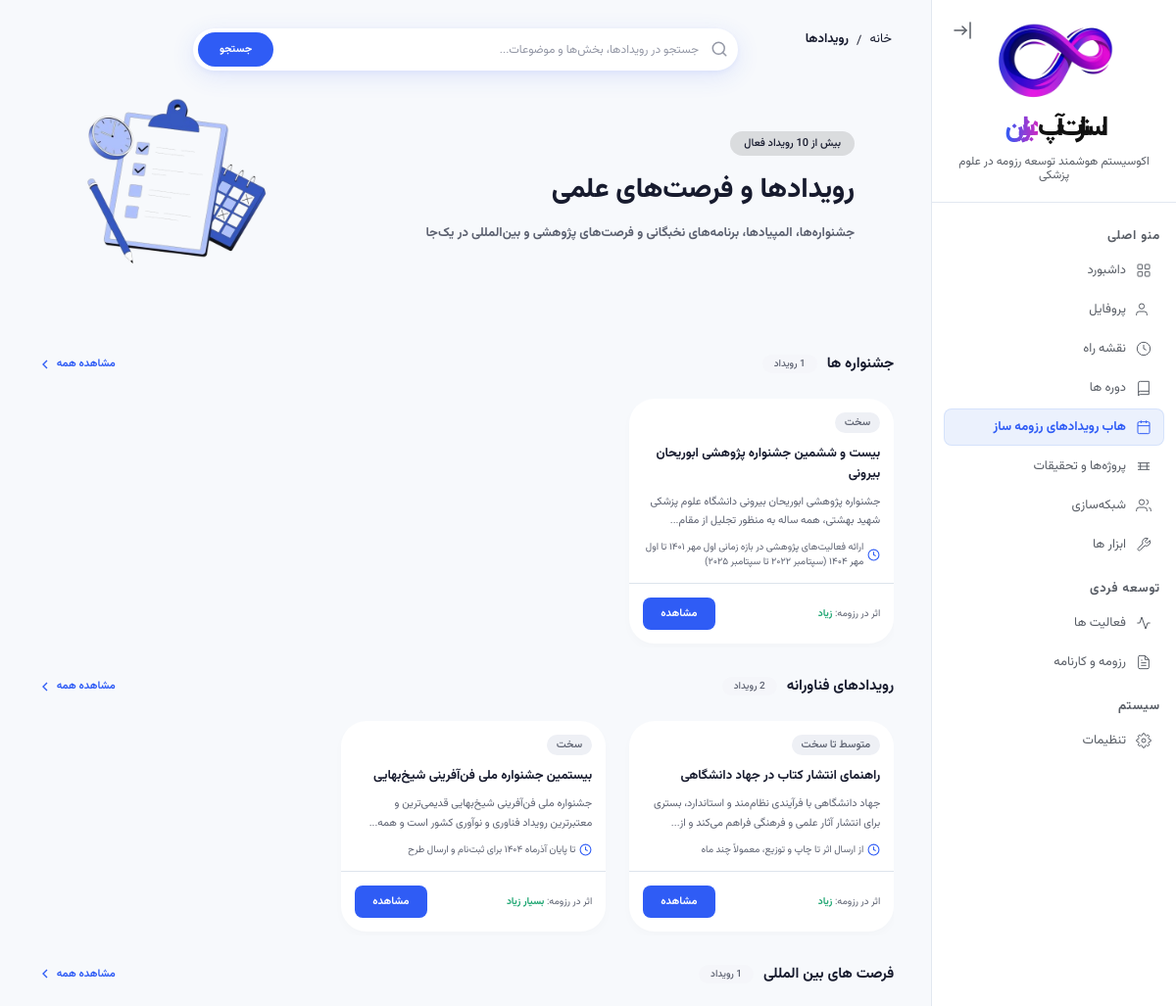
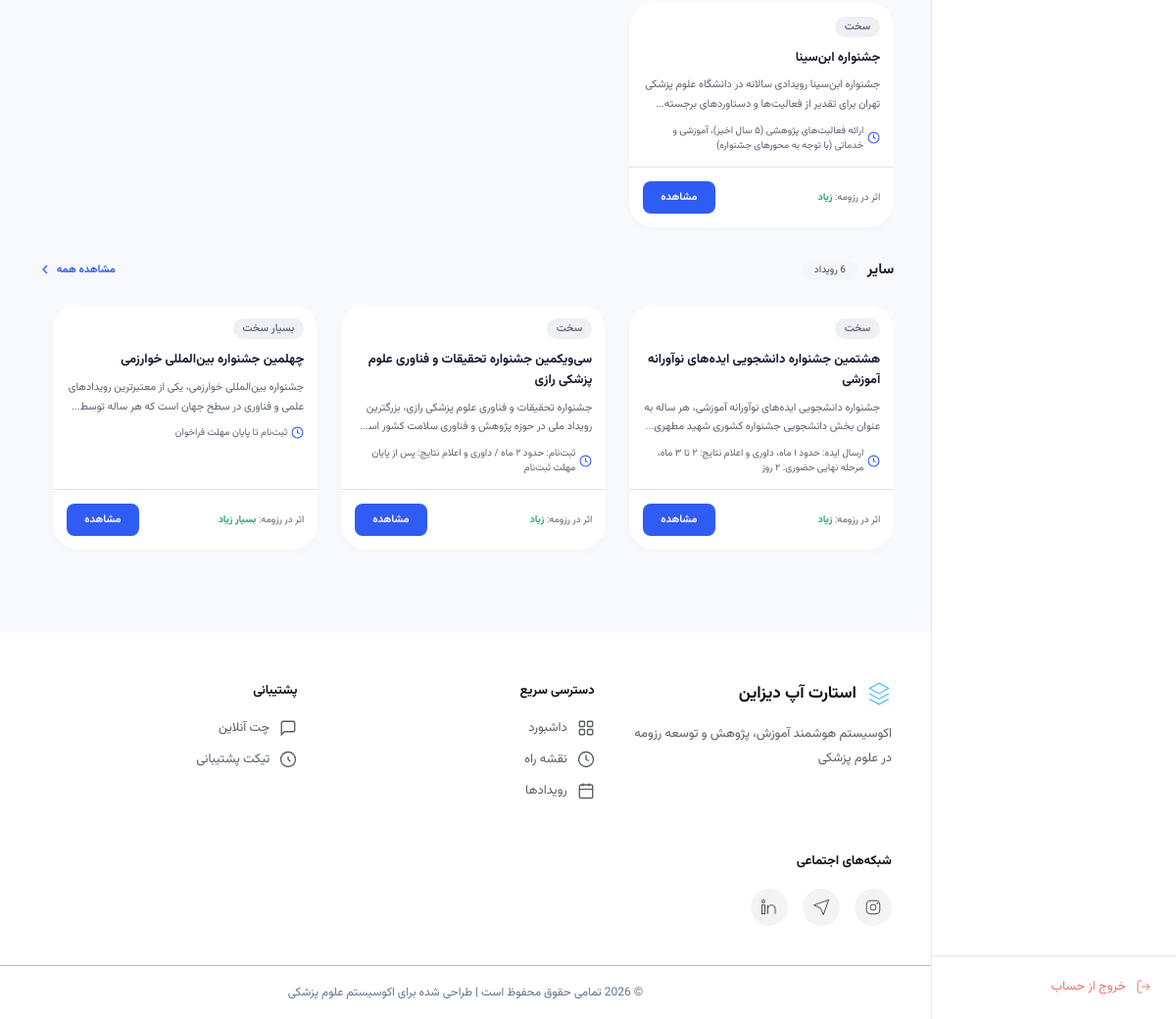
/events/ (signed in), run on the app's committed database (2 pictures, top to bottom).
### event_hub/models.py (models this page shows, shortened)
class Event(models.Model):
    CATEGORY = [
        ('سایر', 'سایر'),
        ('جشنواره ها', 'جشنواره ها'),
        ('المپیادهای علمی', 'المپیادهای علمی'),
        ('برنامه های نخبگانی', 'برنامه های نخبگانی'),
        ('رویدادهای پژوهشی', 'رویدادهای پژوهشی'),
        ('رویدادهای فناورانه', 'رویدادهای فناورانه'),
        ('فرصت های بین المللی', 'فرصت های بین المللی'),
    ]
    category = models.CharField('دسته بندی', max_length=20, choices=CATEGORY, blank=True, default='سایر')
    title = models.CharField('عنوان رویداد', max_length=300)
    slug = models.SlugField('اسلاگ', unique=True)
    section = models.CharField('بخش', max_length=100, blank=True)
    short_description = models.TextField('توضیح کوتاه', blank=True)
    compiler = models.CharField('تهیه‌کننده', max_length=200, blank=True)
    audience = models.JSONField('مخاطبان', default=list, blank=True)
    goal = models.TextField('هدف', blank=True)
    resume_impact = models.CharField('اثر در رزومه', max_length=50, blank=True)
    activity_type = models.CharField('نوع فعالیت', max_length=200, blank=True)
    activity_level = models.CharField('سطح فعالیت', max_length=200, blank=True)
    difficulty = models.CharField('سطح دشواری', max_length=50, blank=True)
    main_advantage = models.TextField('مزیت اصلی', blank=True)
    suitable_for = models.TextField('مناسب برای', blank=True)
    required_time = models.CharField('زمان موردنیاز', max_length=200, blank=True)
    intro = models.TextField('معرفی کامل', blank=True)
    research_audiences = models.JSONField('مخاطبان پژوهشی', default=list, blank=True)
    skills_learned = models.JSONField('مهارت‌های آموخته‌شده', default=list, blank=True)
    completion_steps = models.JSONField('مراحل تکمیل', default=list, blank=True)
    terms_and_conditions = models.JSONField('شرایط و ضوابط', default=list, blank=True)
    benefits = models.JSONField('مزایا', default=dict, blank=True)
    common_mistakes = models.JSONField('اشتباهات رایج', default=list, blank=True)
    practical_recommendations = models.JSONField('توصیه‌های کاربردی', default=list, blank=True)
    similar_opportunities = models.JSONField('فرصت‌های مشابه', default=list, blank=True)
    inline_cta_buttons = models.JSONField('دکمه‌های میان‌خطی', default=list, blank=True)
    page_cta_buttons = models.JSONField('دکمه‌های صفحه', default=list, blank=True)
    created_at = models.DateTimeField(auto_now_add=True)
    updated_at = models.DateTimeField(auto_now=True)
    class Meta:
        verbose_name = 'رویداد'
        verbose_name_plural = 'رویدادها'
        ordering = ['title']

### event_hub/views.py (the view, shortened to what this page needs)
# urls.py: path('', views.event_list, name='event_list'),
def event_list(request):
    query = request.GET.get('q', '').strip()
    selected_category = request.GET.get('category', '').strip()
    selected_sort = request.GET.get('sort', 'newest').strip() or 'newest'
    if not query and not selected_category:
        category_rows = []
        for key, label in ordered_categories():
            cat_qs = Event.objects.filter(category=key).order_by('-created_at')
            total = cat_qs.count()
            if total == 0:
                continue
            category_rows.append({
                'key': key,
                'label': label,
                'count': total,
                'events': cat_qs[:ROW_PREVIEW_COUNT],
                'has_more': total > ROW_PREVIEW_COUNT,
            })
        context = {
            'mode': 'rows',
            'category_rows': category_rows,
            'total_count': Event.objects.count(),
            'query': query,
            'selected_sort': selected_sort,
        }
        return render(request, 'event_hub/event_list.html', context)

### event_hub/views.py (called while the page is built)
def ordered_categories():
    others = [c for c in Event.CATEGORY if c[0] != OTHER_CATEGORY_KEY]
    saayer = [c for c in Event.CATEGORY if c[0] == OTHER_CATEGORY_KEY]
    return others + saayer

### templates/event_hub/event_list.html (shortened to what this page needs)
{% extends 'base.html' %}
{% load static %}
{% block extra_css %}
<link rel="stylesheet" href="{% static 'css/event.css' %}">
{% endblock %}
{% block content %}
<section class="eh-hero">
    <nav class="eh-breadcrumb">
        <a href="/">خانه</a>
        <span>/</span>
        <span class="current">رویدادها</span>
    </nav>
    <div class="eh-hero-content">
        <form method="get" action="{% url 'event_hub:event_list' %}" class="eh-search-wrap">
            <svg class="eh-search-icon" width="18" height="18" viewBox="0 0 24 24" fill="none" stroke="currentColor"
                stroke-width="2" stroke-linecap="round" stroke-linejoin="round">
                <circle cx="11" cy="11" r="8" />
                <line x1="21" y1="21" x2="16.65" y2="16.65" />
            </svg>
            <input type="text" name="q" placeholder="جستجو در رویدادها، بخش‌ها و موضوعات..." value="{{ query }}"
                autocomplete="off" />
            <button type="submit">جستجو</button>
        </form>
        <div class="eh-hero-content-heder">
            <div class="eh-hero-content-eyebrow">
                <span class="eh-hero-eyebrow">بیش از {{ total_count }} رویداد فعال</span>
                <h1>رویدادها و فرصت‌های علمی</h1>
                <p>جشنواره‌ها، المپیادها، برنامه‌های نخبگانی و فرصت‌های پژوهشی و بین‌المللی در یک‌جا</p>
            </div>
            <div class="img-wrapper">
                <img src="/static/images/telegram-cloud-photo.png" alt="logo" class="logo-aside">
            </div>
        </div>
    </div>
</section>
<div class="eh-page">
    {% if mode == 'rows' %}
    <div class="eh-rows">
        {% for row in category_rows %}
        <section class="eh-cat-row">
            <div class="eh-cat-row-head">
                <div class="eh-cat-row-title">
                    {{ row.label }}
                    <span class="eh-cat-row-count">{{ row.count }} رویداد</span>
                </div>
                <a href="?category={{ row.key }}" class="eh-see-all">
                    مشاهده همه
                    <svg width="16" height="16" viewBox="0 0 24 24" fill="none" stroke="currentColor" stroke-width="2">
                        <polyline points="15 18 9 12 15 6" />
                    </svg>
                </a>
            </div>
            <div class="eh-row-scroll-wrap">
                <div class="eh-row-scroll">
                    {% for e in row.events %}
                    <div class="eh-row-card">
                        <article class="eh-card">
                            <a class="eh-card-a" href="{% url 'event_hub:event_detail' e.slug %}">
                                <div class="eh-card-top">
                                    {% if e.difficulty %}<span
                                        class="tag tag-md tag-gray">{{ e.difficulty }}</span>{% endif %}
                                </div>
                                <div class="eh-card-body">
                                    <div class="eh-card-title">{{ e.title }}</div>
                                    <div class="eh-card-desc">{{ e.short_description }}</div>
                                    <div class="eh-card-meta">
                                        {% if e.required_time %}
                                        <span class="eh-meta-item">
                                            <svg width="13" height="13" viewBox="0 0 24 24" fill="none"
                                                stroke="currentColor" stroke-width="2">
                                                <circle cx="12" cy="12" r="10" />
                                                <polyline points="12 6 12 12 16 14" />
                                            </svg>
                                            {{ e.required_time }}
                                        </span>
                                        {% endif %}
                                    </div>
                                </div>
                            </a>
                            <div class="eh-card-footer">
                                {% if e.resume_impact %}
                                <span class="eh-resume-impact">اثر در رزومه: <b>{{ e.resume_impact }}</b></span>
                                {% else %}
                                <span class="eh-resume-impact">&nbsp;</span>
                                {% endif %}
                                <a href="{% url 'event_hub:event_detail' e.slug %}" class="eh-btn-view">مشاهده</a>
                            </div>
                        </article>
                    </div>
                    {% endfor %}
                </div>
            </div>
        </section>
        {% empty %}
        <div class="eh-empty">
            <div class="eh-empty-icon">📭</div>
            <h3>هنوز رویدادی ثبت نشده</h3>
            <p>به‌زودی رویدادهای جدید اینجا نمایش داده می‌شوند.</p>
        </div>
        {% endfor %}
    </div>
    {% endif %}
</div>
{% endblock %}

### static/css/common.css (style rules this page uses)
*, *::before, *::after { box-sizing: border-box; margin: 0; padding: 0; }
html { scroll-behavior: smooth; }
:root { --gap: 26px; --gap-xs: calc(var(--gap) * 0.3); --gap-sm: calc(var(--gap) - 2px); --gap-smm: calc(var(--gap) - 6px); --gap-smmm: calc(var(--gap) - 12px); --gap-smmmm: calc(var(--gap) - 16px); --gap-md: calc(var(--gap) * 0.75); --gap-lg: calc(var(--gap) + 2px); --gap-lgg: calc(var(--gap) + 6px); --gap-lggg: calc(var(--gap) + 12px); --gap-xl: calc(var(--gap) * 2); --gap-2xl: calc(var(--gap) * 3); --gap-3xl: calc(var(--gap) * 4); --text: 8px; --text-xs: calc(var(--text) + 0px); --text-sm: calc(var(--text) + 1px); --text-base: calc(var(--text) + 2px); --text-lg: calc(var(--text) + 3px); --text-xl: calc(var(--text) + 4px); --text-2xl: calc(var(--text) + 5px); --text-3xl: calc(var(--text) + 7px); --text-4xl: calc(var(--text) + 9px); --text-5xl: calc(var(--text) + 11px); --text-6xl: calc(var(--text) + 15px); --text-7xl: calc(var(--text) + 20px); --bg-page: #eef0f5; --card: #ffffff; --card-soft: #f5f6fa; --card-soft-2: #fbfcfd; --line: #dbdada80; --bg: #F7F9FC; --white: #FFFFFF; --black: #111111; --paper: #f7f9fb; --ink: #20233F; --ink-900: #171b2e; --ink-700: #383d52; --ink-600: #5c6170; --ink-mid: #3a4a5a; --ink-400: #9498a6; --ink-200: #d7dae3; --ink-100: #eef0f5; --ink-muted: #8a9bac; --muted: #767b98; --text-1: #2D3748; --text-2: #3e4147; --text-muted: #595e66; --primary: #2f5cf5; --primary-ink: #1f3fc9; --primary-soft: #dee6ff; --primary-softer: #eef1ff; --primary-light: #EBF1FD; --primary-dark: var(--primary-ink); --primary-hover: var(--primary-ink); --accent: #7EC8C8; --accent-2: #00b89c; --accent-light: #E8F7F7; --blue: #3E63DD; --blue-soft: #7C93F5; --green: #1ea672; --green-soft: #dbf3ea; --red: #e0553f; --red-soft: #fbe2de; --red-deep: #B91C1C; --danger: #e84040; --amber: #c98a1e; --amber-soft: #faedd6; --purple: #cb2ac2; --purple-deep: #5B21B6; --purple-soft: rgba(172, 99, 234, 0.12); --gold: #b8873a; --gold-soft: #f6ecda; --bg-1: #eef1ff; --bg-2: #f3eefc; --bg-card: var(--card); --card-bg: var(--card); --page-bg: var(--bg-page); --sidebar-bg: #FFFFFF; --border: #E2E8F0; --rule: #dde4ec; --radius: 10px; --radius-sm: 8px; --radius-card: 22px; --radius-lg: 26px; --radius-md: 16px; --sd-radius-lg: 20px; --sd-radius-md: 14px; --sd-radius-sm: 9px; --shadow-box: 0 2px 4px rgba(0, 0, 0, 0.05); --shadow-sm: 0 4px 10px rgba(20, 26, 46, .02); --shadow: 0 2px 8px rgba(91, 141, 239, 0.10); --shadow-md: 0 10px 30px rgba(20, 26, 46, .08); --shadow-card: 0 2px 12px rgba(47, 92, 245, .07), 0 1px 3px rgba(23, 27, 46, .06); --shadow-btn: 0 2px 8px rgba(47, 92, 245, .25); --shadow-elevated: 0 6px 24px rgba(47, 92, 245, .12), 0 2px 6px rgba(47, 92, 245, .06); --shadow-hover: 0 12px 32px rgba(47, 92, 245, .14); --shadow-lg: 0 20px 48px rgba(47, 92, 245, 0.14); --shadow-glow: 0 0 0 6px var(--primary-softer); --sd-shadow: 0 2px 12px rgba(47, 92, 245, .07); --sd-shadow-md: 0 4px 24px rgba(47, 92, 245, .11); --transition: 0.15s ease; --ease: cubic-bezier(.22, 1, .36, 1); --sd-primary: var(--primary); --sd-primary-soft: var(--primary-soft); --sd-green: var(--green); --sd-green-soft: var(--green-soft); --sd-amber: var(--amber); --sd-amber-soft: var(--amber-soft); --sd-red: var(--red); --sd-red-soft: var(--red-soft); --sd-ink-900: var(--ink-900); --sd-ink-600: var(--ink-600); --sd-ink-400: var(--ink-400); --sd-ink-200: var(--ink-200); --sd-bg: var(--bg-page); --sd-white: var(--card); }
body { background: var(--bg); color: var(--text); min-height: 100vh; display: flex; }
html, body, p, span, div, h1, td, h2, h3, h4, h5, h6, a, li, ul, ol, label, small, medium, strong, em, b, i, blockquote, q, cite, code, pre, button, input, textarea, select, option { font-family: "Vazirmatn", "Roboto", sans-serif; }
* { scrollbar-width: thin; scrollbar-color: var(--ink-200) transparent; box-sizing: border-box; }
a { color: inherit; }
.tag { display: inline-flex; align-items: center; justify-content: center; width: fit-content; white-space: nowrap; font-weight: 500; border-radius: 999px; padding: 2px 10px; }
.tag-md { padding: 2px 10px; font-size: var(--text-lg); }
.tag-gray { background: var(--ink-100); color: var(--ink-600); }
.img-wrapper img { width: 200px; mix-blend-mode: multiply; display: block; margin-top: -40px; }

### static/css/base.css (style rules this page uses)
.logo-aside { width: 136px; }

### data on the page
Event: difficulty "سخت", title "بیست و ششمین جشنواره پژوهشی ابوریحان بیرونی", short_description "جشنواره پژوهشی ابوریحان بیرونی دانشگاه علوم پزشکی شهید بهشتی، همه ساله به منظور تجلیل از…", required_time "ارائه فعالیت‌های پژوهشی در بازه زمانی اول مهر ۱۴۰۱ تا اول مهر ۱۴۰۴ (سپتامبر ۲۰۲۲ تا سپتامبر ۲۰۲۵)", resume_impact "زیاد"
Event: difficulty "متوسط تا سخت", title "راهنمای انتشار کتاب در جهاد دانشگاهی", short_description "جهاد دانشگاهی با فرآیندی نظام‌مند و استاندارد، بستری برای انتشار آثار علمی و فرهنگی فراهم می‌کند و…", required_time "از ارسال اثر تا چاپ و توزیع، معمولاً چند ماه", resume_impact "زیاد"
Event: difficulty "سخت", title "بیستمین جشنواره ملی فن‌آفرینی شیخ‌بهایی", short_description "جشنواره ملی فن‌آفرینی شیخ‌بهایی قدیمی‌ترین و معتبرترین رویداد فناوری و نوآوری کشور است و…", required_time "تا پایان آذرماه ۱۴۰۴ برای ثبت‌نام و ارسال طرح", resume_impact "بسیار زیاد"
Event: difficulty "سخت", title "جشنواره ابن‌سینا", short_description "جشنواره ابن‌سینا رویدادی سالانه در دانشگاه علوم پزشکی تهران برای تقدیر از فعالیت‌ها و دستاوردهای…", required_time "ارائه فعالیت‌های پژوهشی (۵ سال اخیر)، آموزشی و خدماتی (با توجه به محورهای جشنواره)", resume_impact "زیاد"
Event: difficulty "سخت", title "هشتمین جشنواره دانشجویی ایده‌های نوآورانه آموزشی", short_description "جشنواره دانشجویی ایده‌های نوآورانه آموزشی، هر ساله به عنوان بخش دانشجویی جشنواره کشوری شهید مطهری…", required_time "ارسال ایده: حدود ۱ ماه، داوری و اعلام نتایج: ۲ تا ۳ ماه، مرحله نهایی حضوری: ۲ روز", resume_impact "زیاد"
Event: difficulty "سخت", title "سی‌ویکمین جشنواره تحقیقات و فناوری علوم پزشکی رازی", short_description "جشنواره تحقیقات و فناوری علوم پزشکی رازی، بزرگترین رویداد ملی در حوزه پژوهش و فناوری سلامت کشور…", required_time "ثبت‌نام: حدود ۲ ماه / داوری و اعلام نتایج: پس از پایان مهلت ثبت‌نام", resume_impact "زیاد"
Event: difficulty "بسیار سخت", title "چهلمین جشنواره بین‌المللی خوارزمی", short_description "جشنواره بین‌المللی خوارزمی، یکی از معتبرترین رویدادهای علمی و فناوری در سطح جهان است که هر ساله…", required_time "ثبت‌نام تا پایان مهلت فراخوان", resume_impact "بسیار زیاد"

### other printed values
{{ total_count }} "10"
{{ row.label }} "جشنواره ها" "رویدادهای فناورانه" "فرصت های بین المللی" "سایر"
{{ row.count }} "1" "1" "6"
